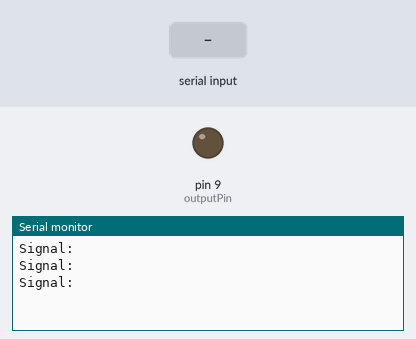
A sketch run on a simulated Arduino Uno, built with avr-gcc and run on an emulated ATmega328P. Parts: output pins drawn as LEDs (lit = HIGH), the last lines printed to the serial monitor. The test bench sets the inputs (shaded band).

Above: at 1.2 s.
1.3 s: "1\n" received over Serial
At 4.21 s:
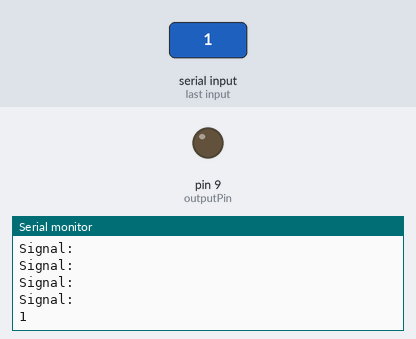
4.3 s: "0\n" received over Serial
At 7.2 s:
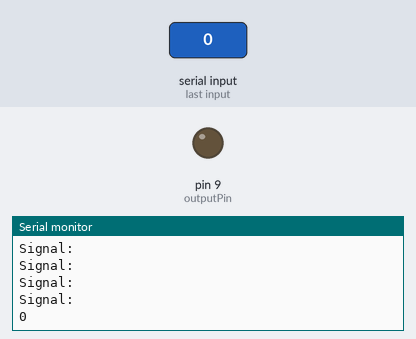

The sketch:

trasnmitter_square.ino
```cpp
#include <stdio.h>
#include <string.h>
const int outputPin = 9;  // Pin connected to the output

// Constants for sine wave generation
const float offset = 127.5;      // Offset to center the sine wave
float f0 = 1 ; //frequency(Hz) representing 0
float f1 = 5.0 * 1e3; //frequency(Hz) representing 1
//Without Loss of Generality, we may assume f0 < f1

void setup() {
  // put your setup code here, to run once:
  pinMode(outputPin, OUTPUT);  // Set the output pin as an OUTPUT
  Serial.begin(600 * 1e6);
}

void loop() {
  // put your main code here, to run repeatedly:

  //ask for signal to send
  Serial.println("Signal: ");
  String output_signal;
  if(Serial.available()){
    output_signal = Serial.readStringUntil('\n');
    //get length of output signal
    int len = 0;
    while(output_signal[len] != '\0') {
        Serial.println(output_signal);
        len++;
    }

    for (int i = 0; i < len; i++) {
      float frequency;
      if (int(output_signal[i]) == 0) {
        frequency = f0;
      }
      else {
        frequency = f1;
      }
      float halfPeriod = 1.0 / (2 * frequency);
      digitalWrite(11, LOW);
      delay(halfPeriod);

      digitalWrite(11, HIGH);
      delay(halfPeriod);

    }
  }
}
```

Measured:
- after the input at 1.3 s, the serial monitor: prints a new line after 2.8 s (image 1)
- after the input at 4.3 s, the serial monitor: prints a new line after 2.8 s (image 2)
